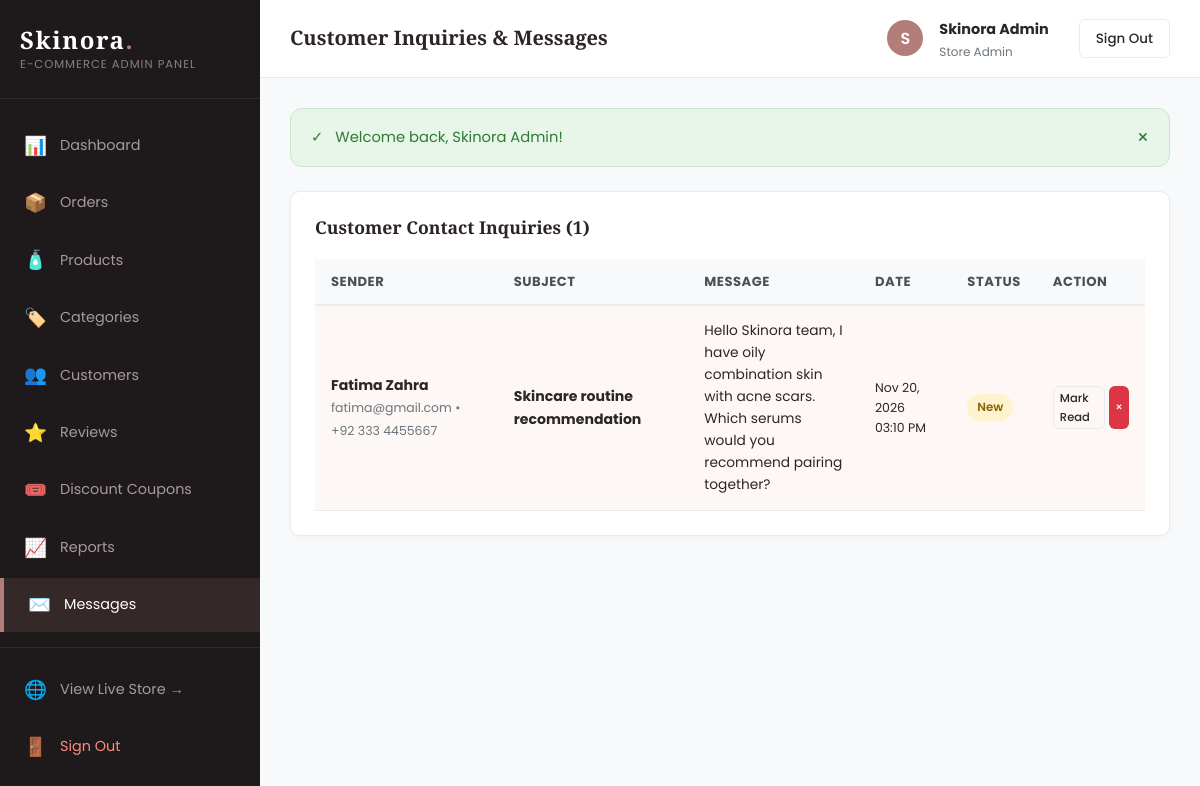
Page /admin/messages.php (signed in) on the committed database.
### tables this page shows
CREATE TABLE `contact_messages` (
  `id` INT UNSIGNED AUTO_INCREMENT PRIMARY KEY,
  `name` VARCHAR(120) NOT NULL,
  `email` VARCHAR(150) NOT NULL,
  `phone` VARCHAR(30) NULL,
  `subject` VARCHAR(200) NOT NULL,
  `message` TEXT NOT NULL,
  `is_read` TINYINT(1) NOT NULL DEFAULT 0,
  `created_at` TIMESTAMP DEFAULT CURRENT_TIMESTAMP,
  INDEX `idx_msg_read` (`is_read`)
);

### includes/csrf.php (called while the page is built, shortened)
<?php
function generateCsrfToken(): string {
    return $_SESSION['csrf_token'];
}

### admin/messages.php (the view, shortened to what this page needs)
<?php
$db = getDBConnection();
$messages = $db->query("SELECT * FROM contact_messages ORDER BY id DESC")->fetchAll();
require_once __DIR__ . '/includes/header.php';
?>
<div class="admin-card">
    <div class="admin-card-header">
        <h3 class="admin-card-title">Customer Contact Inquiries (<?= count($messages) ?>)</h3>
    </div>
    <table class="admin-table">
        <thead>
            <tr>
                <th>Sender</th>
                <th>Subject</th>
                <th>Message</th>
                <th>Date</th>
                <th>Status</th>
                <th>Action</th>
            </tr>
        </thead>
        <tbody>
            <?php if (empty($messages)): ?>
                <tr>
                    <td colspan="6" style="text-align: center; padding: 30px; color: #6c757d;">No customer messages yet.</td>
                </tr>
            <?php else: ?>
                <?php foreach ($messages as $m): ?>
                    <tr style="background: <?= $m['is_read'] ? '#fff' : '#fdf7f5' ?>;">
                        <td>
                            <strong><?= e($m['name']) ?></strong><br>
                            <span style="font-size: 0.78rem; color: #6c757d;"><?= e($m['email']) ?> &bull; <?= e($m['phone']) ?></span>
                        </td>
                        <td><strong><?= e($m['subject']) ?></strong></td>
                        <td style="max-width: 320px; font-size: 0.86rem;"><?= e($m['message']) ?></td>
                        <td style="font-size: 0.78rem;"><?= date('M d, Y h:i A', strtotime($m['created_at'])) ?></td>
                        <td>
                            <span class="status-pill status-<?= $m['is_read'] ? 'active' : 'pending' ?>">
                                <?= $m['is_read'] ? 'Read' : 'New' ?>
                            </span>
                        </td>
                        <td>
                            <div style="display: flex; gap: 4px;">
                                <?php if (!$m['is_read']): ?>
                                    <a href="<?= BASE_URL ?>admin/messages.php?mark_read=<?= $m['id'] ?>&csrf_token=<?= generateCsrfToken() ?>" class="btn-admin btn-admin-outline" style="padding: 2px 6px; font-size: 0.72rem;">Mark Read</a>
                                <?php endif; ?>
                                <a href="<?= BASE_URL ?>admin/messages.php?delete=<?= $m['id'] ?>&csrf_token=<?= generateCsrfToken() ?>" class="btn-admin btn-admin-danger" style="padding: 2px 6px; font-size: 0.72rem;" onclick="return confirm('Delete message?');">&times;</a>
                            </div>
                        </td>
                    </tr>
                <?php endforeach; ?>
            <?php endif; ?>
        </tbody>
    </table>
</div>
<?php require_once __DIR__ . '/includes/footer.php'; ?>

### assets/css/style.css (style rules this page uses)
:root { --primary: #b37d7a; --primary-light: #e8b4b8; --primary-dark: #8c5b59; --rose-gold: #c59b97; --blush: #fceee9; --soft-beige: #f7f3ee; --cream: #fffdfa; --white: #ffffff; --dark-charcoal: #2c2425; --text-muted: #726264; --border-color: #ede4e0; --border-light: #f3ece8; --success: #2e7d32; --success-bg: #e8f5e9; --error: #d32f2f; --error-bg: #ffebee; --warning: #ed6c02; --warning-bg: #fff3e0; --info: #0288d1; --info-bg: #e1f5fe; --shadow-sm: 0 2px 8px rgba(179, 125, 122, 0.08); --shadow-md: 0 6px 20px rgba(179, 125, 122, 0.12); --shadow-lg: 0 12px 36px rgba(179, 125, 122, 0.16); --radius-sm: 6px; --radius-md: 12px; --radius-lg: 20px; --radius-pill: 50px; --transition: all 0.3s cubic-bezier(0.25, 0.8, 0.25, 1); }
*, *::before, *::after { margin: 0; padding: 0; box-sizing: border-box; }
html { font-size: 16px; scroll-behavior: smooth; }
body { font-family: 'Poppins', -apple-system, BlinkMacSystemFont, 'Segoe UI', Roboto, sans-serif; background-color: var(--cream); color: var(--dark-charcoal); line-height: 1.6; overflow-x: hidden; -webkit-font-smoothing: antialiased; }
h1, h2, h3, h4, h5, h6 { font-family: 'Playfair Display', Georgia, serif; font-weight: 600; color: var(--dark-charcoal); line-height: 1.3; }
a { color: inherit; text-decoration: none; transition: var(--transition); }

### assets/css/admin.css (style rules this page uses)
:root { --admin-bg: #f8f9fa; --admin-sidebar-bg: #1e191a; --admin-sidebar-active: #b37d7a; --admin-card-bg: #ffffff; --admin-text-main: #2b2627; --admin-text-muted: #6c757d; --admin-border: #e9ecef; --admin-primary: #b37d7a; --admin-success: #28a745; --admin-warning: #ffc107; --admin-danger: #dc3545; --admin-info: #17a2b8; }
body.admin-body { background-color: var(--admin-bg); color: var(--admin-text-main); font-family: 'Poppins', sans-serif; margin: 0; display: flex; min-height: 100vh; }
.admin-card { background: #ffffff; border: 1px solid var(--admin-border); border-radius: 10px; padding: 24px; margin-bottom: 30px; box-shadow: 0 2px 6px rgba(0,0,0,0.03); }
.admin-card-header { display: flex; justify-content: space-between; align-items: center; margin-bottom: 20px; }
.admin-card-title { font-size: 1.1rem; font-weight: 600; margin: 0; }
.admin-table { width: 100%; border-collapse: collapse; }
.admin-table th { background: #f8f9fa; color: #495057; font-size: 0.82rem; text-transform: uppercase; letter-spacing: 0.5px; padding: 12px 16px; text-align: left; border-bottom: 2px solid var(--admin-border); }
.admin-table td { padding: 14px 16px; font-size: 0.88rem; border-bottom: 1px solid var(--admin-border); vertical-align: middle; }
.status-pill { display: inline-block; padding: 4px 10px; border-radius: 20px; font-size: 0.74rem; font-weight: 600; text-transform: capitalize; }
.status-pending { background: #fff3cd; color: #856404; }
.btn-admin { padding: 8px 16px; border-radius: 6px; font-size: 0.84rem; font-weight: 500; cursor: pointer; border: none; text-decoration: none; display: inline-flex; align-items: center; gap: 6px; }
.btn-admin-danger { background: var(--admin-danger); color: #fff; }
.btn-admin-outline { background: transparent; border: 1px solid var(--admin-border); color: var(--admin-text-main); }

### rows in the picture
contact_messages: name "Fatima Zahra", email "fatima@gmail.com", phone "+92 333 4455667", subject "Skincare routine recommendation", message "Hello Skinora team, I have oily combination skin with acne scars. Which serums would you recommend pairing together?", created_at "Nov 20, 2026 03:10 PM", is_read "New"

### other values in the picture
$adminPageTitle "Customer Inquiries & Messages"
substr($_SESSION['user_name'] ?? 'A', 0, 1) "S"
$_SESSION['user_name'] "Skinora Admin"
$icon "✓"
$flash['message'] "Welcome back, Skinora Admin!"
count($messages) "1"
